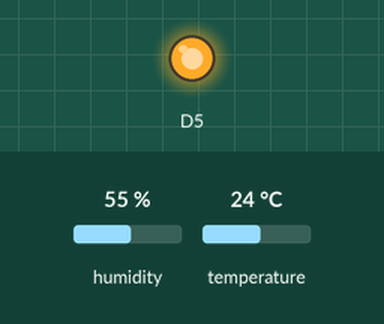
The sketch below on a simulated ESP8266 (Wemos D1 mini). Parts: output pins drawn as LEDs (lit = HIGH). The inputs (shaded band) are chosen by the test bench; at power-on: humidity 55 %, temperature 24 °C. WiFi joins after 1.5 s; servers stay silent unless stated.

Above: at 16.7 s.
At 46.8 s:
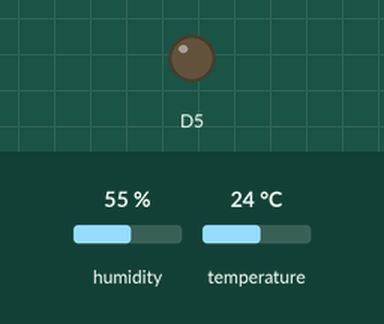
Timing chart, 0 to 79.8 s (numbered marks = the images above):
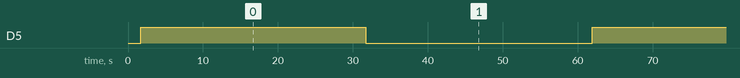

The sketch:

wemos_thingspeak.ino
```cpp
#include <DHT.h>
#include <ESP8266WiFi.h>

// replace with your channel’s thingspeak API key and your SSID and password
String apiKey = "<KEY>";
const char* ssid = "<SSID>";
const char* password = "<PWD>";
const char* server = "api.thingspeak.com";

#define DHTPIN D2
#define DHTTYPE DHT11

DHT dht(DHTPIN, DHTTYPE);
WiFiClient client;

//#define DEBUG


void setup()
{
#ifdef DEBUG
  Serial.begin(115200);
  delay(10);
#endif

pinMode(14, OUTPUT);     // Initialize the LED_BUILTIN pin as an output

dht.begin();

WiFi.begin(ssid, password);

#ifdef DEBUG
  Serial.println();
  Serial.println();
  Serial.print("Connecting to ");
  Serial.println(ssid);
#endif

WiFi.begin(ssid, password);

while (WiFi.status() != WL_CONNECTED)
{
delay(500);
#ifdef DEBUG
  Serial.print(".");
#endif
}

#ifdef DEBUG
  Serial.println("");
  Serial.println("WiFi connected");
#endif
}

void loop()
{

float h = dht.readHumidity();
float t = dht.readTemperature();

if (isnan(h) || isnan(t))
{
#ifdef DEBUG
  Serial.println("Failed to read from DHT sensor!");
#endif

return;
}

if (client.connect(server,80)) {
String postStr = apiKey;
postStr +="&field1=";
postStr += String(t);
postStr +="&field2=";
postStr += String(h);
postStr += "\r\n\r\n";

client.print("POST /update HTTP/1.1\n");
client.print("Host: api.thingspeak.com\n");
client.print("Connection: close\n");
client.print("X-THINGSPEAKAPIKEY: "+apiKey+"\n");
client.print("Content-Type: application/x-www-form-urlencoded\n");
client.print("Content-Length: ");
client.print(postStr.length());
client.print("\n\n");
client.print(postStr);


#ifdef DEBUG
  Serial.print("Temperature: ");
  Serial.print(t);
  Serial.print(" degrees Celsius Humidity: ");
  Serial.print(h);
  Serial.println("Sending data to Thingspeak");
#endif
}
client.stop();
#ifdef DEBUG
Serial.println("Waiting 20 secs");
#endif
// thingspeak needs at least a 15 sec delay between updates
// 20 seconds to be safe
digitalWrite(14, HIGH);
delay(30000);
digitalWrite(14, LOW);
delay(30000);

}
```

Measured:
- by itself, D5: alternates HIGH for 30.0 s and LOW for 30.2 s
